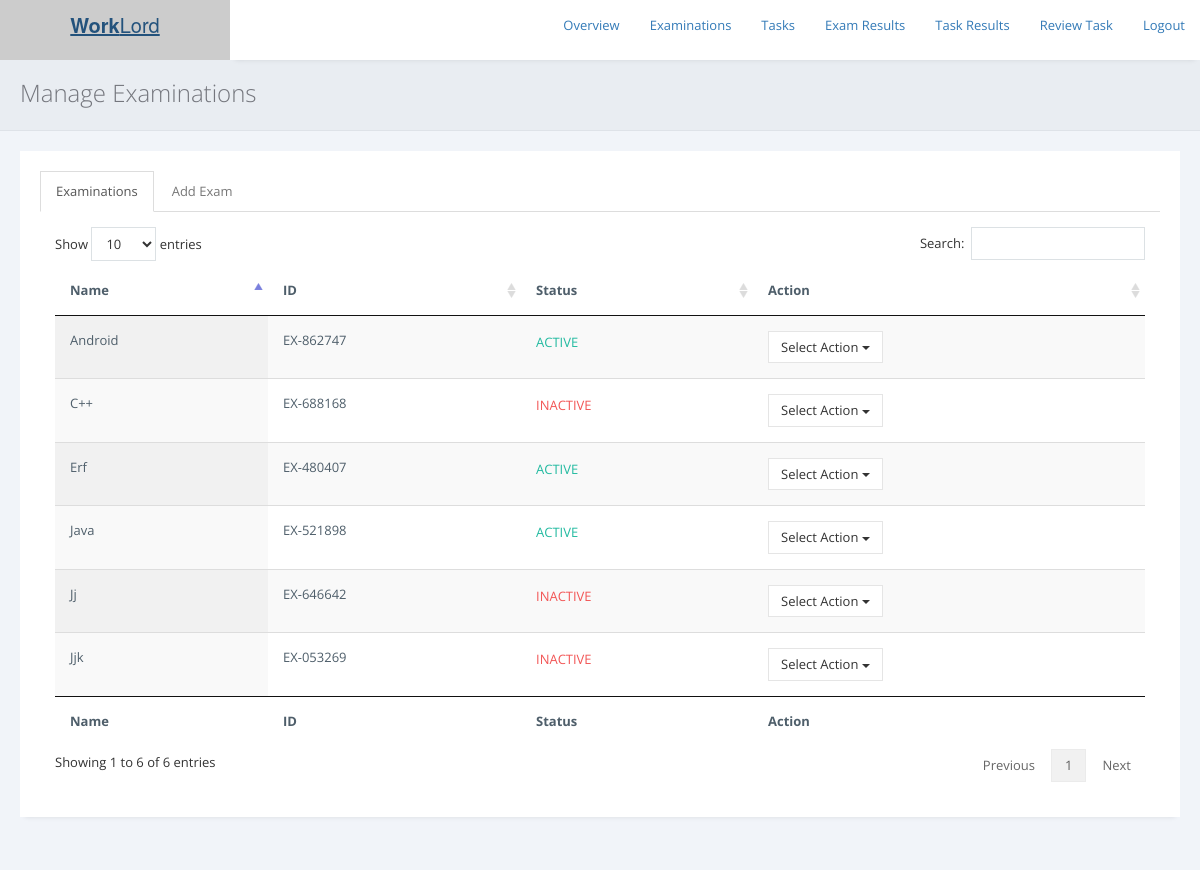
The app's page /exams/admin/examinations.php with its own data.
### tables this page shows
CREATE TABLE `examinations` (
  `exam_id` varchar(255) NOT NULL,
  `exam_name` varchar(255) NOT NULL,
  `duration` int(255) NOT NULL,
  `passmark` int(255) NOT NULL,
  `terms` longtext NOT NULL,
  `status` varchar(255) NOT NULL DEFAULT 'Inactive'
);

### exams/admin/examinations.php (the view, shortened to what this page needs)
<?php
include 'includes/check_reply.php';
?>
<!DOCTYPE html>
<html>
<head>
<link rel="stylesheet" href="https://cdnjs.cloudflare.com/ajax/libs/twitter-bootstrap/3.3.7/css/bootstrap.min.css">
<link rel="stylesheet" href="https://cdnjs.cloudflare.com/ajax/libs/font-awesome/4.7.0/css/font-awesome.min.css">
<link rel="stylesheet" href="https://cdnjs.cloudflare.com/ajax/libs/ionicons/2.0.1/css/ionicons.min.css">
<link rel="stylesheet" href="../../css/AdminLTE.min.css">
        <link href="../assets/plugins/pace-master/themes/blue/pace-theme-flash.css" rel="stylesheet"/>
        <link href="../assets/plugins/uniform/css/uniform.default.min.css" rel="stylesheet"/>
        <link href="../assets/plugins/bootstrap/css/bootstrap.min.css" rel="stylesheet" type="text/css"/>
        <link href="../assets/plugins/fontawesome/css/font-awesome.css" rel="stylesheet" type="text/css"/>
        <link href="../assets/plugins/line-icons/simple-line-icons.css" rel="stylesheet" type="text/css"/>
        <link href="../assets/plugins/offcanvasmenueffects/css/menu_cornerbox.css" rel="stylesheet" type="text/css"/>
        <link href="../assets/plugins/waves/waves.min.css" rel="stylesheet" type="text/css"/>
        <link href="../assets/plugins/switchery/switchery.min.css" rel="stylesheet" type="text/css"/>
        <link href="../assets/plugins/3d-bold-navigation/css/style.css" rel="stylesheet" type="text/css"/>
        <link href="../assets/plugins/slidepushmenus/css/component.css" rel="stylesheet" type="text/css"/>
        <link href="../assets/plugins/datatables/css/jquery.datatables.min.css" rel="stylesheet" type="text/css"/>
        <link href="../assets/plugins/datatables/css/jquery.datatables_themeroller.css" rel="stylesheet" type="text/css"/>
        <link href="../assets/plugins/x-editable/bootstrap3-editable/css/bootstrap-editable.css" rel="stylesheet" type="text/css">
        <link href="../assets/plugins/bootstrap-datepicker/css/datepicker3.css" rel="stylesheet" type="text/css"/>
		<link href="../assets/plugins/select2/css/select2.min.css" rel="stylesheet" type="text/css"/>
        <link href="../assets/css/modern.min.css" rel="stylesheet" type="text/css"/>
        <link href="../assets/css/themes/green.css" class="theme-color" rel="stylesheet" type="text/css"/>
        <link href="../assets/css/custom.css" rel="stylesheet" type="text/css"/>
        <link href="../assets/css/snack.css" rel="stylesheet" type="text/css"/>
        <link href="../assets/plugins/summernote-master/summernote.css" rel="stylesheet" type="text/css"/>
        <link href="../assets/plugins/bootstrap-datepicker/css/datepicker3.css" rel="stylesheet" type="text/css"/>
        <link href="../assets/plugins/bootstrap-colorpicker/css/colorpicker.css" rel="stylesheet" type="text/css"/>
        <link href="../assets/plugins/bootstrap-tagsinput/bootstrap-tagsinput.css" rel="stylesheet" type="text/css"/>
        <link href="../assets/plugins/bootstrap-timepicker/css/bootstrap-timepicker.min.css" rel="stylesheet" type="text/css"/>
    </head>
    <body <?php if ($ms == "1") { print 'onload="myFunction()"'; } ?>  >
        <main class="content-wrap">
<header class="main-header">
    <a href="../../index.php" class="logo logo-bg">
      <span class="logo-lg"><b>Work</b>Lord</span>
    </a>
    <nav class="navbar navbar-static-top">
      <div class="navbar-custom-menu">
        <ul class="nav navbar-nav">
		<li><a href="./">Overview</a></li>
		<li><a href="examinations.php">Examinations</a></li>
		<li><a href="tasks.php">Tasks</a></li>
		<li><a href="results.php">Exam Results</a></li>
		<li><a href="view-taskresults.php">Task Results</a></li>
		<li><a href="reviewtask.php">Review Task</a></li>
		<li><a href="../../logout.php">Logout</a></li>
        </ul>
      </div>
    </nav>
  </header>
            <div class="page-inner">
                <div class="page-title">
                    <h3>Manage Examinations</h3>
                </div>
                <div id="main-wrapper">
                    <div class="row">
                        <div class="col-md-12">
						<div class="row">
                            <div class="col-md-12">
                                <div class="panel panel-white">
                                    <div class="panel-body">
                                        <div role="tabpanel">
                                            <ul class="nav nav-tabs" role="tablist">
                                                <li role="presentation" class="active"><a href="#tab5" role="tab" data-toggle="tab">Examinations</a></li>
                                                <li role="presentation"><a href="#tab6" role="tab" data-toggle="tab">Add Exam</a></li>
                                            </ul>
                                            <div class="tab-content">
                                                <div role="tabpanel" class="tab-pane active fade in" id="tab5">
                                           <div class="table-responsive">
										   <?php
										   include '../../db.php';
										   $sql = "SELECT * FROM examinations";
                                           $result = $conn->query($sql);
                                           if ($result->num_rows > 0) {
										print '
										<table id="example" class="display table" style="width: 100%; cellspacing: 0;">
                                        <thead>
                                            <tr>
                                                <th>Name</th>
                                                <th>ID</th>
												<th>Status</th>
                                                <th>Action</th>
                                            </tr>
                                        </thead>
                                        <tfoot>
                                            <tr>
                                                <th>Name</th>
                                                <th>ID</th>
												<th>Status</th>
                                                <th>Action</th>
                                            </tr>
                                        </tfoot>
                                        <tbody>';
                                           while($row = $result->fetch_assoc()) {
											   $status = $row['status'];
											   if ($status == "Active") {
											   $st = '<p class="text-success">ACTIVE</p>';
											   $stl = '<a href="pages/make_ex_in.php?id='.$row['exam_id'].'">Make Inactive</a>';
											   }else{
											   $st = '<p class="text-danger">INACTIVE</p>';
                                               $stl = '<a href="pages/make_ex_ac.php?id='.$row['exam_id'].'">Make Active</a>';
											   }
                                          print '
										       <tr>
                                                <td>'.$row['exam_name'].'</td>
												<td>'.$row['exam_id'].'</td>
												<td>'.$st.'</td>
                                                <td><div class="btn-group" role="group">
                                                <button type="button" class="btn btn-default dropdown-toggle" data-toggle="dropdown" aria-expanded="false">
                                                    Select Action
                                                    <span class="caret"></span>
                                                </button>
                                                <ul class="dropdown-menu" role="menu">
                                                    <li>'.$stl.'</li>
													<li><a href="edit-exam.php?eid='.$row['exam_id'].'">Edit Exam</a></li>
													<li><a href="view-questions.php?eid='.$row['exam_id'].'">View Questions</a></li>
													<li><a href="add-questions.php?eid='.$row['exam_id'].'">Add Questions</a></li>
                                                    <li><a'; ?> onclick = "return confirm('Drop <?php echo $row['exam_name']; ?> ?')" <?php print ' href="pages/drop_ex.php?id='.$row['exam_id'].'">Drop Exam</a></li>
                                                </ul>
                                            </div></td>
                                            </tr>';
                                           }
										   print '
									   </tbody>
                                       </table>  ';
                                            } else {
											print '
												<div class="alert alert-info" role="alert">
                                        Nothing was found in database.
                                    </div>';
                                           }
										   ?>
                                    </div>
                                                </div>
                                            </div>
                                        </div>
                                    </div>
                                </div>
                            </div>
                        </div>
                        </div>
                    </div>
                </div>
            </div>
        </main>
    </body>
</html>

### records on screen
examinations: exam_name "Jjk", exam_id "EX-053269", status "INACTIVE"
examinations: exam_name "Erf", exam_id "EX-480407", status "ACTIVE"
examinations: exam_name "Java", exam_id "EX-521898", status "ACTIVE"
examinations: exam_name "Jj", exam_id "EX-646642", status "INACTIVE"
examinations: exam_name "C++", exam_id "EX-688168", status "INACTIVE"
examinations: exam_name "Android", exam_id "EX-862747", status "ACTIVE"
